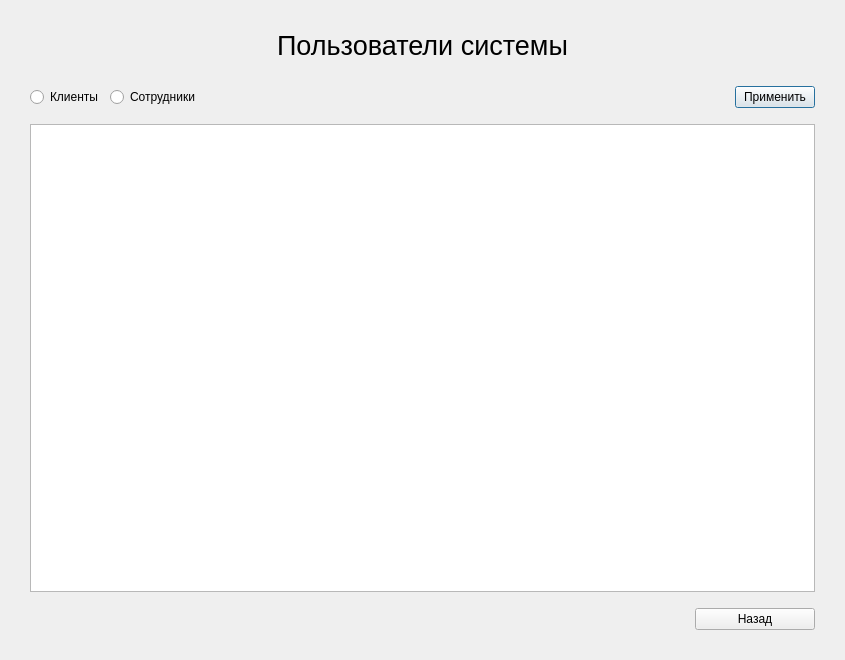
<?xml version="1.0" encoding="UTF-8"?>
<ui version="4.0">
 <class>UsersListWindow</class>
 <widget class="QDialog" name="UsersListWindow">
  <property name="geometry">
   <rect>
    <x>0</x>
    <y>0</y>
    <width>845</width>
    <height>660</height>
   </rect>
  </property>
  <property name="windowTitle">
   <string>Dialog</string>
  </property>
  <layout class="QVBoxLayout" name="verticalLayout">
   <property name="leftMargin">
    <number>30</number>
   </property>
   <property name="topMargin">
    <number>10</number>
   </property>
   <property name="rightMargin">
    <number>30</number>
   </property>
   <property name="bottomMargin">
    <number>30</number>
   </property>
   <item>
    <widget class="QLabel" name="label">
     <property name="minimumSize">
      <size>
       <width>0</width>
       <height>70</height>
      </size>
     </property>
     <property name="font">
      <font>
       <pointsize>20</pointsize>
      </font>
     </property>
     <property name="text">
      <string>Пользователи системы</string>
     </property>
     <property name="alignment">
      <set>Qt::AlignCenter</set>
     </property>
    </widget>
   </item>
   <item>
    <layout class="QHBoxLayout" name="horizontalLayout_3">
     <item>
      <layout class="QHBoxLayout" name="horizontalLayout"/>
     </item>
     <item>
      <widget class="QRadioButton" name="radioButton">
       <property name="text">
        <string>Клиенты</string>
       </property>
      </widget>
     </item>
     <item>
      <widget class="QRadioButton" name="radioButton_2">
       <property name="text">
        <string>Сотрудники</string>
       </property>
      </widget>
     </item>
     <item>
      <spacer name="horizontalSpacer_2">
       <property name="orientation">
        <enum>Qt::Horizontal</enum>
       </property>
       <property name="sizeHint" stdset="0">
        <size>
         <width>40</width>
         <height>20</height>
        </size>
       </property>
      </spacer>
     </item>
     <item>
      <widget class="QPushButton" name="pushButton_3">
       <property name="text">
        <string>Применить</string>
       </property>
      </widget>
     </item>
    </layout>
   </item>
   <item>
    <spacer name="verticalSpacer_2">
     <property name="orientation">
      <enum>Qt::Vertical</enum>
     </property>
     <property name="sizeType">
      <enum>QSizePolicy::Fixed</enum>
     </property>
     <property name="sizeHint" stdset="0">
      <size>
       <width>20</width>
       <height>10</height>
      </size>
     </property>
    </spacer>
   </item>
   <item>
    <widget class="QTableView" name="tableView"/>
   </item>
   <item>
    <spacer name="verticalSpacer">
     <property name="orientation">
      <enum>Qt::Vertical</enum>
     </property>
     <property name="sizeType">
      <enum>QSizePolicy::Fixed</enum>
     </property>
     <property name="sizeHint" stdset="0">
      <size>
       <width>20</width>
       <height>10</height>
      </size>
     </property>
    </spacer>
   </item>
   <item>
    <layout class="QHBoxLayout" name="horizontalLayout_2">
     <item>
      <spacer name="horizontalSpacer">
       <property name="orientation">
        <enum>Qt::Horizontal</enum>
       </property>
       <property name="sizeType">
        <enum>QSizePolicy::Expanding</enum>
       </property>
       <property name="sizeHint" stdset="0">
        <size>
         <width>40</width>
         <height>20</height>
        </size>
       </property>
      </spacer>
     </item>
     <item>
      <widget class="QPushButton" name="pushButton">
       <property name="minimumSize">
        <size>
         <width>120</width>
         <height>0</height>
        </size>
       </property>
       <property name="text">
        <string>Назад</string>
       </property>
      </widget>
     </item>
    </layout>
   </item>
  </layout>
 </widget>
 <resources/>
 <connections/>
</ui>
